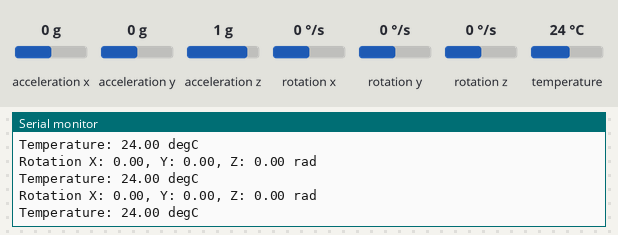
Recording of a sketch running on a simulated Arduino Leonardo, built with avr-gcc and run on an emulated ATmega32U4. Parts: the last lines printed to the serial monitor. The test bench sets the inputs (shaded band); at power-on: rotation x 0 °/s, rotation y 0 °/s, rotation z 0 °/s, temperature 24 °C, acceleration x 0 g, acceleration y 0 g, acceleration z 1 g.

Above: at 1.7 s.
1.8 s: rotation x set to -192 °/s
At 2.8 s:
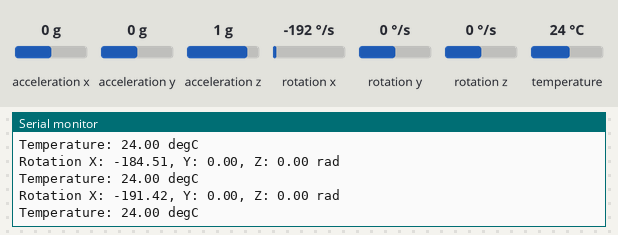
3.3 s: rotation y set to -192 °/s
At 4.0 s:
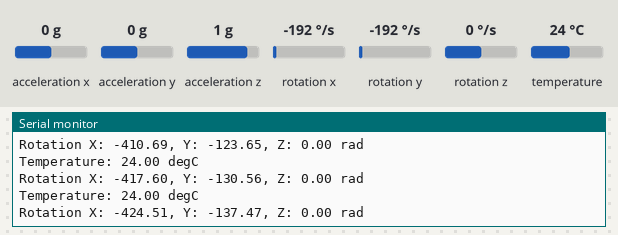
4.8 s: rotation x set to 192 °/s
At 5.4 s:
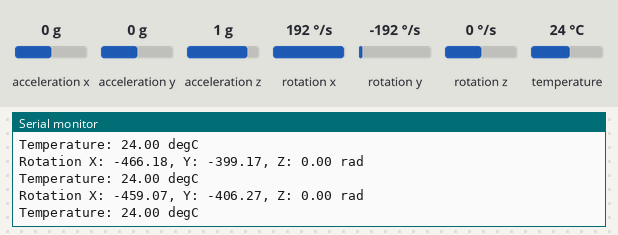
7.8 s: rotation z set to -192 °/s
At 8.9 s:
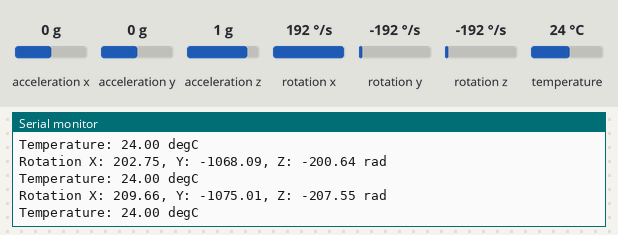
9.3 s: temperature set to 12 °C
At 10.0 s:
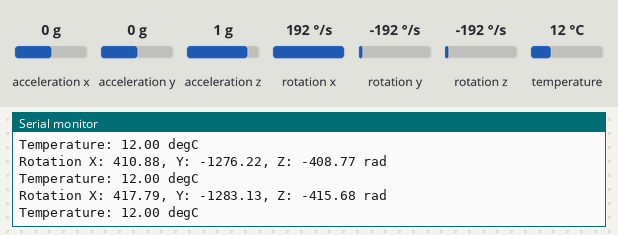
10.8 s: rotation y set to 192 °/s
At 11.7 s:
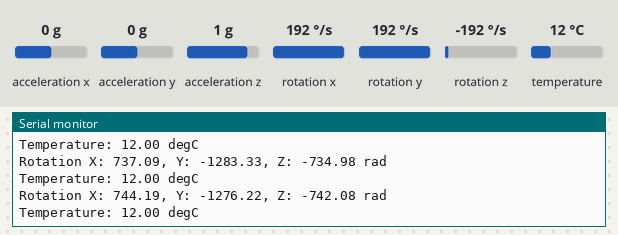
Timing chart, 0 to 13.8 s (numbered marks = the images above; inputs shaded):
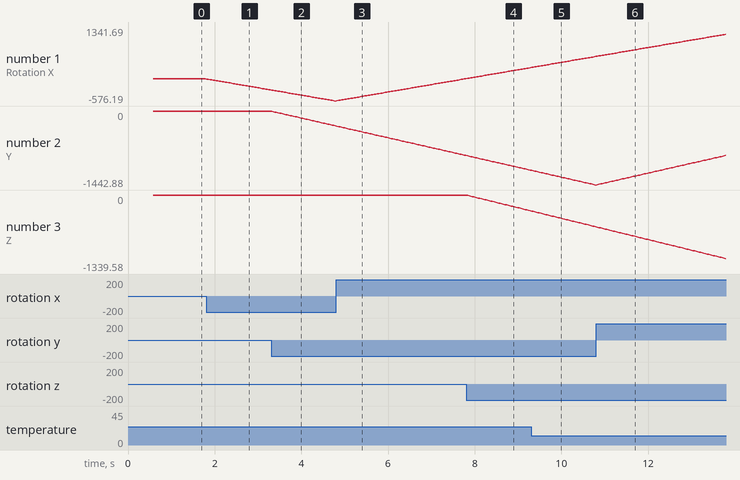

Measured:
- after the input at 1.8 s, the serial monitor: prints a new line at once (image 1)
- plotted number 1: 0 → -287.04 after the input at 1.8 s

The sketch:

gyro_test5.ino
```cpp
// Basic demo for accelerometer readings from Adafruit MPU6050

// ESP32 Guide: https://RandomNerdTutorials.com/esp32-mpu-6050-accelerometer-gyroscope-arduino/
// ESP8266 Guide: https://RandomNerdTutorials.com/esp8266-nodemcu-mpu-6050-accelerometer-gyroscope-arduino/
// Arduino Guide: https://RandomNerdTutorials.com/arduino-mpu-6050-accelerometer-gyroscope/

#include <Adafruit_MPU6050.h>
#include <Adafruit_Sensor.h>
#include <Wire.h>

Adafruit_MPU6050 mpu;
int LastTime = 0;
float x = 0, y = 0, z = 0;
float XError = 0, YError = 0, ZError = 0;

void setup(void) {
  Serial.begin(115200);
  while (!Serial)
    delay(10); // will pause Zero, Leonardo, etc until serial console opens

  Serial.println("Adafruit MPU6050 test!");

  // Try to initialize!
  if (!mpu.begin()) {
    Serial.println("Failed to find MPU6050 chip");
    while (1) {
      delay(10);
    }
  }
  Serial.println("MPU6050 Found!");

  mpu.setAccelerometerRange(MPU6050_RANGE_8_G);
  Serial.print("Accelerometer range set to: ");
  switch (mpu.getAccelerometerRange()) {
  case MPU6050_RANGE_2_G:
    Serial.println("+-2G");
    break;
  case MPU6050_RANGE_4_G:
    Serial.println("+-4G");
    break;
  case MPU6050_RANGE_8_G:
    Serial.println("+-8G");
    break;
  case MPU6050_RANGE_16_G:
    Serial.println("+-16G");
    break;
  }
  mpu.setGyroRange(MPU6050_RANGE_500_DEG);
  Serial.print("Gyro range set to: ");
  switch (mpu.getGyroRange()) {
  case MPU6050_RANGE_250_DEG:
    Serial.println("+- 250 deg/s");
    break;
  case MPU6050_RANGE_500_DEG:
    Serial.println("+- 500 deg/s");
    break;
  case MPU6050_RANGE_1000_DEG:
    Serial.println("+- 1000 deg/s");
    break;
  case MPU6050_RANGE_2000_DEG:
    Serial.println("+- 2000 deg/s");
    break;
  }

  mpu.setFilterBandwidth(MPU6050_BAND_5_HZ);
  Serial.print("Filter bandwidth set to: ");
  switch (mpu.getFilterBandwidth()) {
  case MPU6050_BAND_260_HZ:
    Serial.println("260 Hz");
    break;
  case MPU6050_BAND_184_HZ:
    Serial.println("184 Hz");
    break;
  case MPU6050_BAND_94_HZ:
    Serial.println("94 Hz");
    break;
  case MPU6050_BAND_44_HZ:
    Serial.println("44 Hz");
    break;
  case MPU6050_BAND_21_HZ:
    Serial.println("21 Hz");
    break;
  case MPU6050_BAND_10_HZ:
    Serial.println("10 Hz");
    break;
  case MPU6050_BAND_5_HZ:
    Serial.println("5 Hz");
    break;
  }

  Serial.println("");
  delay(100);

  //calibration
  for(int i = 0; i < 200; i++){
    sensors_event_t a, g, temp;
    mpu.getEvent(&a, &g, &temp);
    XError += g.gyro.x;
    YError += g.gyro.y;
    ZError += g.gyro.z;
  }
  XError/=200.0;
  YError/=200.0;
  ZError/=200.0;
  LastTime = millis();
}


void loop() {
  /* Get new sensor events with the readings */
  sensors_event_t a, g, temp;
  mpu.getEvent(&a, &g, &temp);

  // /* Print out the values */
  // Serial.print("Acceleration X: ");
  // Serial.print(a.acceleration.x);
  // Serial.print(", Y: ");
  // Serial.print(a.acceleration.y);
  // Serial.print(", Z: ");
  // Serial.print(a.acceleration.z);
  // Serial.println(" m/s^2");

  int Time = millis();
  int dt = Time - LastTime;
  float Sum;
  Sum = (g.gyro.x - XError);
  if(fabs(Sum) > 0.1) x += Sum * dt/1000.0 * 180/M_PI;
  Sum = (g.gyro.y - YError);
  if(fabs(Sum) > 0.1) y += Sum * dt/1000.0 * 180/M_PI;
  Sum = (g.gyro.z - ZError);
  if(fabs(Sum) > 0.1) z += Sum * dt/1000.0 * 180/M_PI;
  LastTime = Time;
  Serial.print("Rotation X: ");
  Serial.print(x);
  Serial.print(", Y: ");
  Serial.print(y);
  Serial.print(", Z: ");
  Serial.print(z);
  Serial.println(" rad");
  // Serial.print("Rotation X: ");
  // Serial.print(g.gyro.x);
  // Serial.print(", Y: ");
  // Serial.print(g.gyro.y);
  // Serial.print(", Z: ");
  // Serial.print(g.gyro.z);
  // Serial.println(" rad");

  Serial.print("Temperature: ");
  Serial.print(temp.temperature);
  Serial.println(" degC");

  Serial.println("");
  delay(30);
}
```
